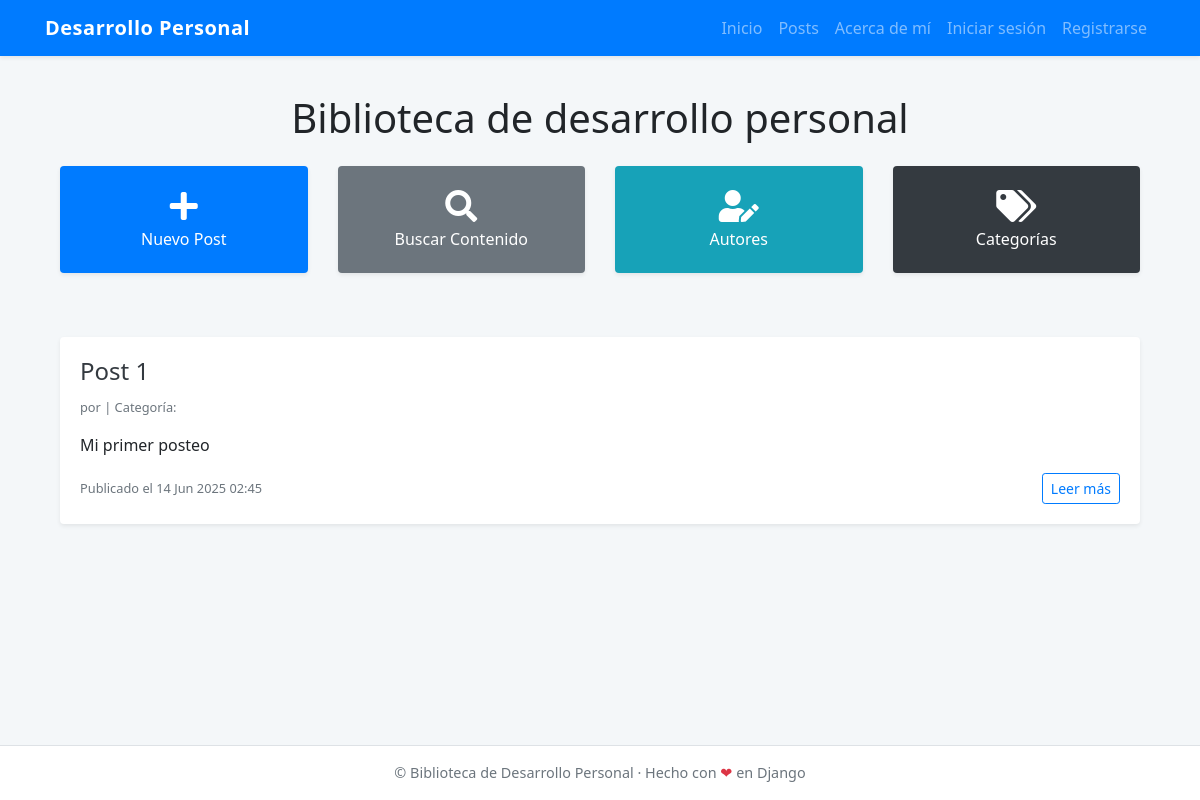
The app's page /, older data.
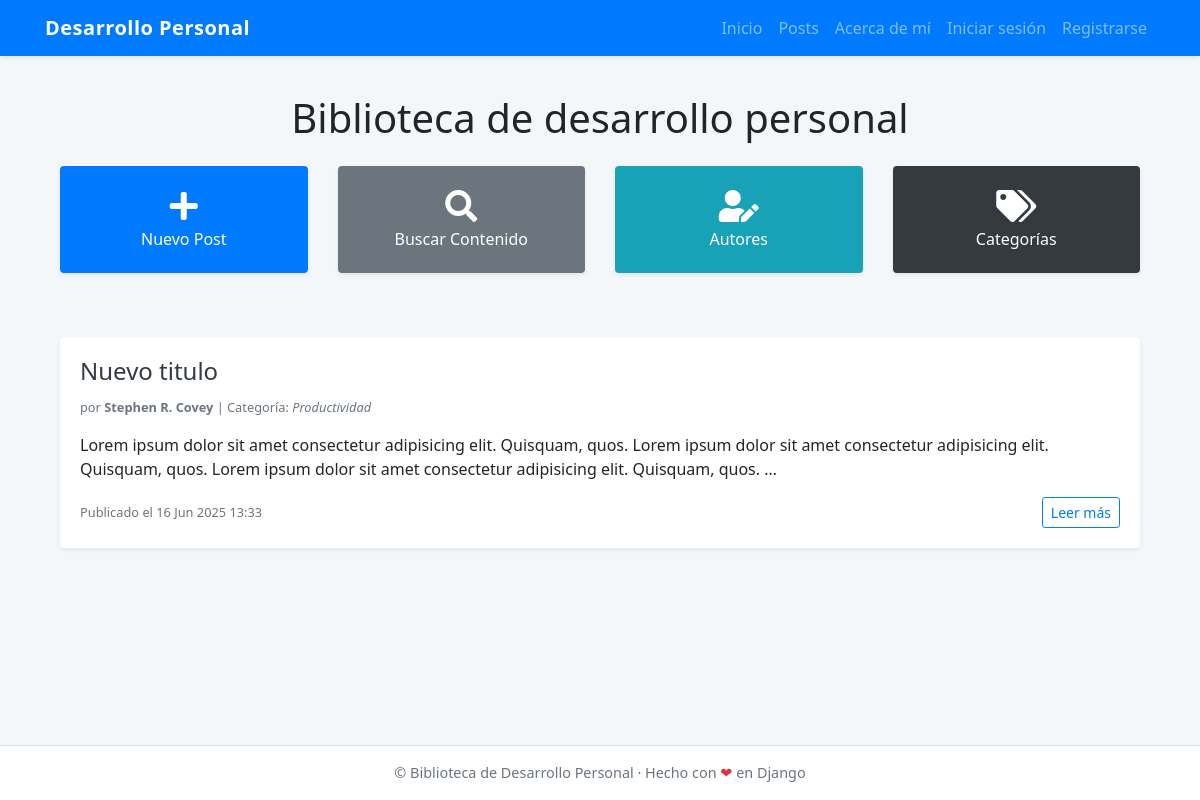
The same page, newer data.
### core/models.py (models this page shows, shortened)
class Post(models.Model):
    title = models.CharField(max_length=100)
    content = models.TextField()
    author = models.ForeignKey(Author, on_delete=models.CASCADE)
    category = models.ForeignKey(Category, on_delete=models.CASCADE)
    created_at = models.DateTimeField(auto_now_add=True)

class Author(models.Model):
    name = models.CharField(max_length=100)
    def __str__(self):
        return self.name

class Category(models.Model):
    name = models.CharField(max_length=50)
    def __str__(self):
        return self.name

### core/views.py (the view)
# urls.py: path('', index, name='index'),
def index(request):
    posts = Post.objects.all()
    return render(request, 'core/home.html',{'posts': posts})

### core/templates/core/home.html (shortened to what this page needs)
{% extends 'core/base.html' %}
{% block content %}
<div class="container">
  <h1 class="mb-4 text-center">Biblioteca de desarrollo personal</h1>
  <div class="row mb-5">
    <div class="col-md-6 col-lg-3 mb-3">
      <a href="{% url 'post_create' %}" class="text-decoration-none">
        <div class="card h-100 shadow-sm border-0 hover-shadow bg-primary text-white text-center py-4">
          <i class="fas fa-plus fa-2x mb-2"></i>
          <h6 class="mb-0">Nuevo Post</h6>
        </div>
      </a>
    </div>
    <div class="col-md-6 col-lg-3 mb-3">
      <a href="{% url 'search' %}" class="text-decoration-none">
        <div class="card h-100 shadow-sm border-0 hover-shadow bg-secondary text-white text-center py-4">
          <i class="fas fa-search fa-2x mb-2"></i>
          <h6 class="mb-0">Buscar Contenido</h6>
        </div>
      </a>
    </div>
    <div class="col-md-6 col-lg-3 mb-3">
      <a href="{% url 'author_list' %}" class="text-decoration-none">
        <div class="card h-100 shadow-sm border-0 hover-shadow bg-info text-white text-center py-4">
          <i class="fas fa-user-edit fa-2x mb-2"></i>
          <h6 class="mb-0">Autores</h6>
        </div>
      </a>
    </div>
    <div class="col-md-6 col-lg-3 mb-3">
      <a href="{% url 'category_list' %}" class="text-decoration-none">
        <div class="card h-100 shadow-sm border-0 hover-shadow bg-dark text-white text-center py-4">
          <i class="fas fa-tags fa-2x mb-2"></i>
          <h6 class="mb-0">Categorías</h6>
        </div>
      </a>
    </div>
  </div>
  {% if posts %} {% for post in posts %}
  <div class="card mb-4 shadow-sm border-0">
    <div class="card-body">
      <h4 class="card-title">
        <a href="{% url 'post_detail' post.id %}" class="text-decoration-none text-dark">{{ post.title }}</a>
      </h4>
      <p class="card-text text-secondary small">
        por <strong>{{ post.author }}</strong> | Categoría:
        <em>{{ post.category }}</em>
      </p>
      <p class="card-text">{{ post.content|truncatewords:30 }}</p>
      <div class="d-flex justify-content-between align-items-center">
        <p class="text-muted small mb-0"> Publicado el {{ post.created_at|date:"d M Y H:i" }} </p>
        <a href="{% url 'post_detail' post.id %}" class="btn btn-outline-primary btn-sm"> Leer más </a>
      </div>
    </div>
  </div>
  {% endfor %} {% else %}
  <div class="alert alert-info">Aún no hay publicaciones.</div>
  {% endif %}
</div>
{% endblock %}

### core/templates/core/base.html (shortened to what this page needs)
<!DOCTYPE html>
<html lang="es">
  <head>
    <link rel="stylesheet" href="https://stackpath.bootstrapcdn.com/bootstrap/4.5.2/css/bootstrap.min.css" />
    <link rel="stylesheet" href="https://cdnjs.cloudflare.com/ajax/libs/font-awesome/5.15.4/css/all.min.css" />
  </head>
  <body>
    <nav class="navbar navbar-expand-lg navbar-dark bg-primary fixed-top shadow-sm">
      <div class="container">
        <a class="navbar-brand" href="{% url 'index' %}">Desarrollo Personal</a>
        <div class="collapse navbar-collapse" id="navbarNav">
          <ul class="navbar-nav ml-auto">
            <li class="nav-item">
              <a class="nav-link" href="{% url 'index' %}">Inicio</a>
            </li>
            <li class="nav-item">
              <a class="nav-link" href="{% url 'post_list' %}">Posts</a>
            </li>
            <li class="nav-item">
              <a class="nav-link" href="{% url 'about' %}">Acerca de mí</a>
            </li>
            {% if request.user.is_authenticated %}
            <li class="nav-item">
              <a class="nav-link" href="{% url 'author_list' %}">Autores</a>
            </li>
            <li class="nav-item">
              <a class="nav-link" href="{% url 'category_list' %}">Categorías</a>
            </li>
            <li class="nav-item">
              <a class="nav-link" href="{% url 'search' %}">Buscar</a>
            </li>
            <li class="nav-item dropdown">
              <a class="nav-link dropdown-toggle" href="#" id="userDropdown" role="button" data-toggle="dropdown" aria-haspopup="true" aria-expanded="false"> <i class="fas fa-user-circle"></i> {{ request.user.username }} </a>
              <div class="dropdown-menu dropdown-menu-right" aria-labelledby="userDropdown">
                <a class="dropdown-item" href="{% url 'profile' %}">Mi perfil</a>
                <a class="dropdown-item" href="{% url 'profile_edit' %}">Editar perfil</a>
                <div class="dropdown-divider"></div>
                <a class="dropdown-item text-danger" href="{% url 'logout' %}">Cerrar sesión</a>
              </div>
            </li>
            {% else %}
            <li class="nav-item">
              <a class="nav-link" href="{% url 'login' %}">Iniciar sesión</a>
            </li>
            <li class="nav-item">
              <a class="nav-link" href="{% url 'signup' %}">Registrarse</a>
            </li>
            {% endif %}
          </ul>
        </div>
      </div>
    </nav>
    <main role="main" class="container mt-4">
       {% block content %} {% endblock %}
    </main>
    <footer class="bg-white text-center text-muted border-top fixed-bottom">
      <div class="py-3"> © {{ now|date:"Y" }} Biblioteca de Desarrollo Personal · Hecho con <span class="text-danger">❤</span> en Django </div>
    </footer>
  </body>
</html>

### core/templates/core/base.html (style rules this page uses)
body { padding-top: 70px; padding-bottom: 70px; background-color: #f4f7f9; font-family: 'Segoe UI', sans-serif; }
.navbar-brand { font-weight: 600; letter-spacing: 0.5px; }
footer { font-size: 0.9rem; }

Row changes from the older to the newer data that the page shows:
removed Post: title "Post 1", content "Mi primer posteo", created_at "14 Jun 2025 02:45"
added Post: title "Nuevo titulo", author "Stephen R. Covey", category "Productividad", content "Lorem ipsum dolor sit amet consectetur adipisicing elit. Quisquam, quos. Lorem ipsum dolor sit amet consectetur adipisicing elit. Quisquam, quos. Lorem ipsum dolor sit amet consectetur adipisicing elit. Quisquam, quos. …", created_at "16 Jun 2025 13:33"
